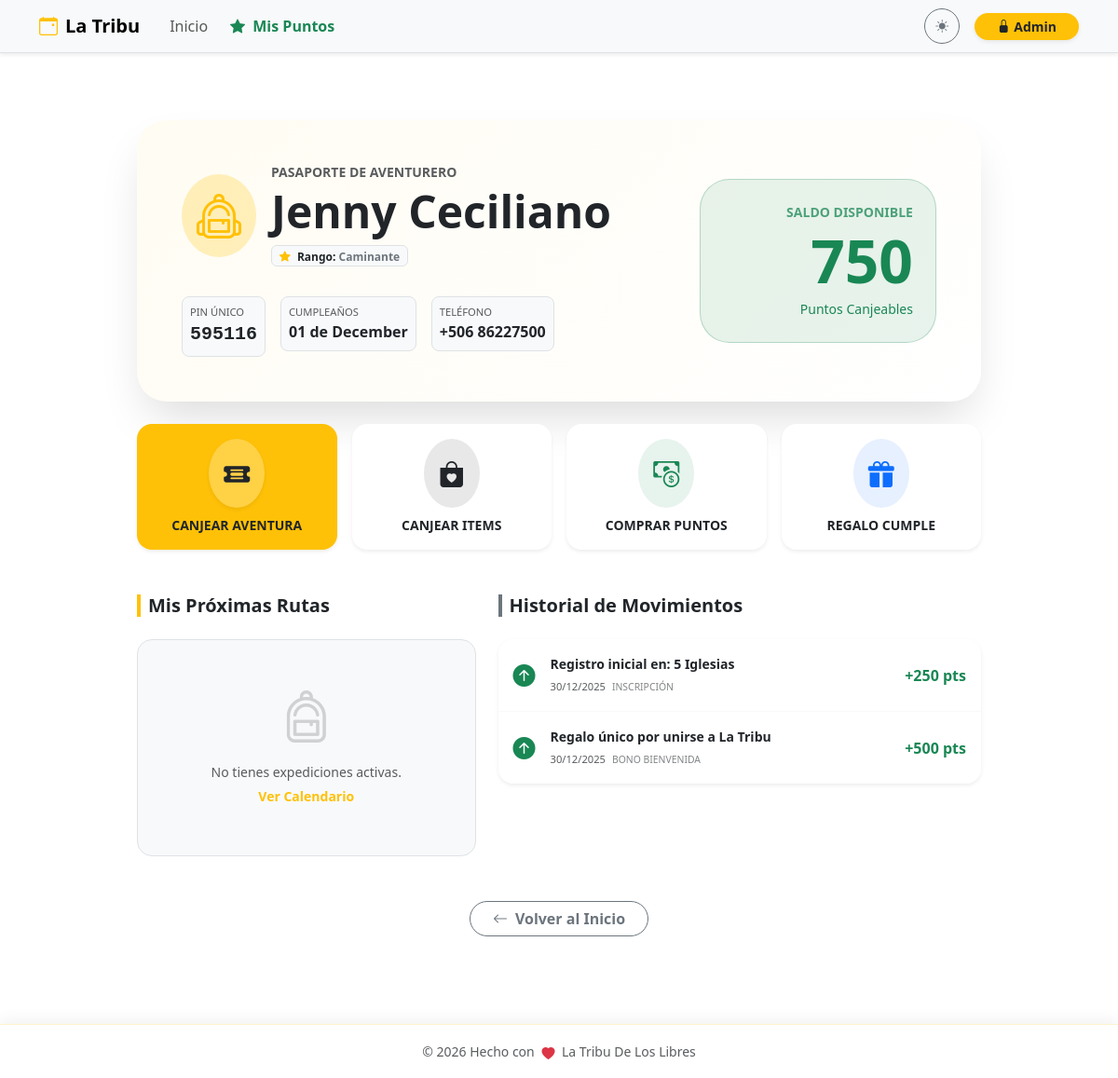
/mi-perfil/595116, run on the app's committed database.
### db.py (models this page shows, shortened)
class Member(db.Model):
    __tablename__ = 'member'
    id = db.Column(db.Integer, primary_key=True)
    pin = db.Column(db.String(10), unique=True, nullable=False)
    nombre = db.Column(db.String(100), nullable=False)
    apellido1 = db.Column(db.String(100), nullable=False)
    apellido2 = db.Column(db.String(100))
    telefono = db.Column(db.String(20))
    birth_date = db.Column(db.Date)
    puntos_totales = db.Column(db.Integer, default=0)
    ultimo_regalo_bday = db.Column(db.Integer, default=0)
    bookings = db.relationship('Booking', backref='member', lazy=True, cascade="all, delete-orphan")
    point_logs = db.relationship('PointLog', backref='member', lazy=True, cascade="all, delete-orphan")

class PointLog(db.Model):
    __tablename__ = 'point_log'
    id = db.Column(db.Integer, primary_key=True)
    member_id = db.Column(db.Integer, db.ForeignKey('member.id'), nullable=False)
    transaction_type = db.Column(db.String(50), nullable=False)
    description = db.Column(db.String(200))
    amount = db.Column(db.Integer, nullable=False)
    created_at = db.Column(db.DateTime, default=datetime.utcnow)
    booking_id = db.Column(db.Integer, db.ForeignKey('booking.id'), nullable=True)
    is_penalized = db.Column(db.Boolean, default=False)  # Si el movimiento fue penalizado
    penalty_reason = db.Column(db.String(200), nullable=True)  # Razón de la penalización

### perfil.py (the view)
@perfil_bp.route('/mi-perfil/<string:pin>')
def ver_perfil(pin):
    member = Member.query.filter_by(pin=pin).first()
    if not member:
        return render_template('errors/404.html'), 404  # O redirigir a home si prefieres
    logs = PointLog.query.filter_by(member_id=member.id).order_by(PointLog.created_at.desc()).all()
    proximas_aventuras = []
    bookings = Booking.query.filter_by(member_id=member.id, status='Activo').all()
    today = datetime.now().date()
    for b in bookings:
        if b.event.event_date >= today:
            proximas_aventuras.append(b)
    nivel = "Caminante"
    icono_nivel = "bi-backpack2"
    clase_nivel = "text-secondary"
    pts = member.puntos_totales
    if pts >= 1000 and pts < 3000:
        nivel = "Explorador"
        icono_nivel = "bi-compass-fill"
        clase_nivel = "text-primary"
    elif pts >= 3000:
        nivel = "Leyenda"
        icono_nivel = "bi-trophy-fill"
        clase_nivel = "text-warning"
    return render_template(
        'perfil.html',
        member=member,
        logs=logs,
        proximas=proximas_aventuras,
        nivel=nivel,
        icono_nivel=icono_nivel,
        clase_nivel=clase_nivel,
        now=datetime.now()
    )

### templates/perfil.html (shortened to what this page needs)
{% extends "base.html" %}
{% block content %}
<div class="container py-5 animate__animated animate__fadeIn">
    <div class="row justify-content-center">
        <div class="col-lg-10">
            <div class="card border-0 shadow-2xl rounded-5 overflow-hidden mb-4 bg-white text-dark position-relative">
                <div class="position-absolute top-0 start-0 w-100 h-100" style="background: linear-gradient(135deg, rgba(255,193,7,0.05) 0%, rgba(255,255,255,0) 100%); z-index: 0;"></div>
                <div class="card-body p-4 p-lg-5 position-relative" style="z-index: 1;">
                    <div class="row align-items-center">
                        <div class="col-md-8 mb-4 mb-md-0">
                            <div class="d-flex align-items-center mb-3">
                                <div class="bg-warning bg-opacity-25 text-warning p-3 rounded-circle me-3">
                                    <i class="bi {{ icono_nivel }} display-5"></i>
                                </div>
                                <div>
                                    <h6 class="text-uppercase fw-bold text-muted small mb-1">Pasaporte de Aventurero</h6>
                                    <h1 class="display-5 fw-bold mb-0">{{ member.nombre }} {{ member.apellido1 }}</h1>
                                    <span class="badge bg-light text-dark border mt-2">
                                        <i class="bi bi-star-fill text-warning me-1"></i> Rango: <span class="{{ clase_nivel }} fw-bold">{{ nivel }}</span>
                                    </span>
                                </div>
                            </div>
                            <div class="row g-3 mt-2">
                                <div class="col-auto">
                                    <div class="p-2 border rounded-3 bg-light">
                                        <small class="d-block text-muted x-small text-uppercase">PIN Único</small>
                                        <span class="fw-bold font-monospace fs-5">{{ member.pin }}</span>
                                    </div>
                                </div>
                                <div class="col-auto">
                                    <div class="p-2 border rounded-3 bg-light">
                                        <small class="d-block text-muted x-small text-uppercase">Cumpleaños</small>
                                        <span class="fw-bold">
                                            {% if member.birth_date %}
                                                {{ member.birth_date.strftime('%d de %B') }}
                                            {% else %}
                                                No registrado
                                            {% endif %}
                                        </span>
                                    </div>
                                </div>
                                <div class="col-auto">
                                    <div class="p-2 border rounded-3 bg-light">
                                        <small class="d-block text-muted x-small text-uppercase">Teléfono</small>
                                        <span class="fw-bold">+506 {{ member.telefono }}</span>
                                    </div>
                                </div>
                            </div>
                        </div>
                        <div class="col-md-4 text-center text-md-end">
                            <div class="p-4 rounded-5 bg-success bg-opacity-10 border border-success border-opacity-25 d-inline-block w-100 position-relative">
                                <small class="text-uppercase fw-bold text-success opacity-75 d-block mb-1">Saldo Disponible</small>
                                <div class="display-3 fw-bold text-success mb-0">{{ member.puntos_totales }}</div>
                                <small class="text-success fw-medium">Puntos Canjeables</small>
                            </div>
                        </div>
                    </div>
                </div>
            </div>
            <div class="row g-3 mb-5">
                <div class="col-6 col-lg-3">
                    <div class="card border-0 shadow-sm rounded-4 h-100 bg-warning text-dark text-center cursor-pointer transition-hover" data-bs-toggle="modal" data-bs-target="#redeemAdventureModal" role="button">
                        <div class="card-body p-3 d-flex flex-column align-items-center justify-content-center">
                            <div class="bg-white bg-opacity-25 p-3 rounded-circle mb-2 shadow-sm">
                                <i class="bi bi-ticket-detailed-fill fs-3"></i>
                            </div>
                            <div class="fw-bold small text-uppercase">Canjear Aventura</div>
                        </div>
                    </div>
                </div>
                <div class="col-6 col-lg-3">
                    <div class="card border-0 shadow-sm rounded-4 h-100 bg-white text-dark text-center cursor-pointer transition-hover" data-bs-toggle="modal" data-bs-target="#redeemOtherModal" role="button">
                        <div class="card-body p-3 d-flex flex-column align-items-center justify-content-center">
                            <div class="bg-dark bg-opacity-10 p-3 rounded-circle mb-2 text-dark">
                                <i class="bi bi-bag-heart-fill fs-3"></i>
                            </div>
                            <div class="fw-bold small text-uppercase">Canjear Items</div>
                        </div>
                    </div>
                </div>
                <div class="col-6 col-lg-3">
                    <div class="card border-0 shadow-sm rounded-4 h-100 bg-white text-dark text-center cursor-pointer transition-hover" data-bs-toggle="modal" data-bs-target="#buyPointsModal" role="button">
                        <div class="card-body p-3 d-flex flex-column align-items-center justify-content-center">
                            <div class="bg-success bg-opacity-10 p-3 rounded-circle mb-2 text-success">
                                <i class="bi bi-cash-coin fs-3"></i>
                            </div>
                            <div class="fw-bold small text-uppercase">Comprar Puntos</div>
                        </div>
                    </div>
                </div>
                <div class="col-6 col-lg-3">
                    <div class="card border-0 shadow-sm rounded-4 h-100 bg-white text-dark text-center cursor-pointer transition-hover" data-bs-toggle="modal" data-bs-target="#giftBirthdayModal" role="button">
                        <div class="card-body p-3 d-flex flex-column align-items-center justify-content-center">
                            <div class="bg-primary bg-opacity-10 p-3 rounded-circle mb-2 text-primary">
                                <i class="bi bi-gift-fill fs-3"></i>
                            </div>
                            <div class="fw-bold small text-uppercase">Regalo Cumple</div>
                        </div>
                    </div>
                </div>
            </div>
            <div class="row g-4">
                <div class="col-md-5">
                    <h5 class="fw-bold mb-4 ps-2 border-start border-4 border-warning">Mis Próximas Rutas</h5>
                    {% if proximas %}
                        {% for booking in proximas %}
                        <div class="card border-0 shadow-sm rounded-4 mb-3 overflow-hidden">
                            <div class="card-body p-3">
                                <div class="d-flex align-items-center">
                                    <div class="flex-shrink-0 bg-warning bg-opacity-10 p-3 rounded-3 text-warning">
                                        <i class="bi bi-calendar-event fs-4"></i>
                                    </div>
                                    <div class="ms-3 overflow-hidden">
                                        <h6 class="fw-bold mb-1 text-truncate">{{ booking.event.title }}</h6>
                                        <small class="text-muted d-block">
                                            <i class="bi bi-clock me-1"></i>{{ booking.event.event_date.strftime('%d/%m/%Y') }}
                                        </small>
                                        <small class="text-success fw-bold">
                                            <i class="bi bi-check-circle me-1"></i>Cupo Confirmado
                                        </small>
                                    </div>
                                </div>
                            </div>
                        </div>
                        {% endfor %}
                    {% else %}
                        <div class="text-center p-5 bg-light rounded-4 border border-dashed">
                            <i class="bi bi-backpack text-muted opacity-25 display-4 mb-3 d-block"></i>
                            <p class="text-muted small mb-0">No tienes expediciones activas.</p>
                            <a href="{{ url_for('main.home') }}" class="btn btn-sm btn-link text-warning fw-bold text-decoration-none">Ver Calendario</a>
                        </div>
                    {% endif %}
                </div>
                <div class="col-md-7">
                    <h5 class="fw-bold mb-4 ps-2 border-start border-4 border-secondary">Historial de Movimientos</h5>
                    <div class="card border-0 shadow-sm rounded-4 overflow-hidden">
                        <div class="list-group list-group-flush">
                            {% if logs %}
                                {% for log in logs %}
                                <div class="list-group-item p-3 border-light">
                                    <div class="d-flex justify-content-between align-items-center">
                                        <div class="d-flex align-items-center">
                                            <div class="me-3">
                                                {% if 'Canje' in log.transaction_type %}
                                                    <i class="bi bi-shop text-danger fs-4" title="Canje Realizado"></i>
                                                {% elif log.transaction_type == 'Bono Cumpleaños' %}
                                                    <i class="bi bi-gift-fill text-primary fs-4" title="Regalo de Cumpleaños"></i>
                                                {% elif log.transaction_type == 'Compra Puntos' %}
                                                    <i class="bi bi-cash-coin text-success fs-4" title="Compra de Puntos"></i>
                                                {% elif 'Inscripción' in log.transaction_type or 'Bienvenida' in log.transaction_type %}
                                                    <i class="bi bi-arrow-up-circle-fill text-success fs-4" title="Puntos Ganados"></i>
                                                {% elif 'Retiro' in log.transaction_type or 'Penalización' in log.transaction_type %}
                                                    <i class="bi bi-x-circle-fill text-danger fs-4" title="Deducción"></i>
                                                {% elif log.amount > 0 %}
                                                    <i class="bi bi-plus-circle-fill text-success fs-4"></i>
                                                {% else %}
                                                    <i class="bi bi-dash-circle-fill text-danger fs-4"></i>
                                                {% endif %}
                                            </div>
                                            <div>
                                                <div class="fw-bold text-dark small">{{ log.description }}</div>
                                                <small class="text-muted x-small">
                                                    {{ log.created_at.strftime('%d/%m/%Y') }}
                                                    <span class="text-uppercase ms-1 opacity-75" style="font-size: 0.65rem;">{{ log.transaction_type }}</span>
                                                </small>
                                            </div>
                                        </div>
                                        <div class="text-end">
                                            <span class="fw-bold fs-6 {{ 'text-success' if log.amount > 0 else 'text-danger' }}">
                                                {{ '+' if log.amount > 0 }}{{ log.amount }} pts
                                            </span>
                                        </div>
                                    </div>
                                </div>
                                {% endfor %}
                            {% else %}
                                <div class="p-4 text-center text-muted small">
                                    Aún no hay movimientos registrados.
                                </div>
                            {% endif %}
                        </div>
                    </div>
                </div>
            </div>
            <div class="text-center mt-5">
                <a href="{{ url_for('main.home') }}" class="btn btn-outline-secondary rounded-pill px-4 fw-bold">
                    <i class="bi bi-arrow-left me-2"></i>Volver al Inicio
                </a>
            </div>
        </div>
    </div>
</div>
{% endblock %}

### templates/base.html (style rules this page uses)
body { padding-bottom: 80px; min-height: 100vh; display: flex; flex-direction: column; transition: background-color 0.3s ease, color 0.3s ease; }
.nav-link, .btn { transition: all 0.2s ease-in-out; }

### templates/perfil.html (style rules this page uses)
.shadow-2xl { box-shadow: 0 25px 50px -12px rgba(0, 0, 0, 0.15); }
.x-small { font-size: 0.7rem; }
.transition-hover { transition: transform 0.2s ease, box-shadow 0.2s ease; }
.cursor-pointer { cursor: pointer; }

### data on the page
Member: nombre "Jenny", apellido1 "Ceciliano", pin "595116", birth_date "01 de December", telefono "86227500", puntos_totales "750"
PointLog: description "Registro inicial en: 5 Iglesias", created_at "30/12/2025", transaction_type "INSCRIPCIÓN", amount "+", amount "250"
PointLog: description "Regalo único por unirse a La Tribu", created_at "30/12/2025", transaction_type "BONO BIENVENIDA", amount "+", amount "500"

### other printed values
{{ nivel }} "Caminante"
